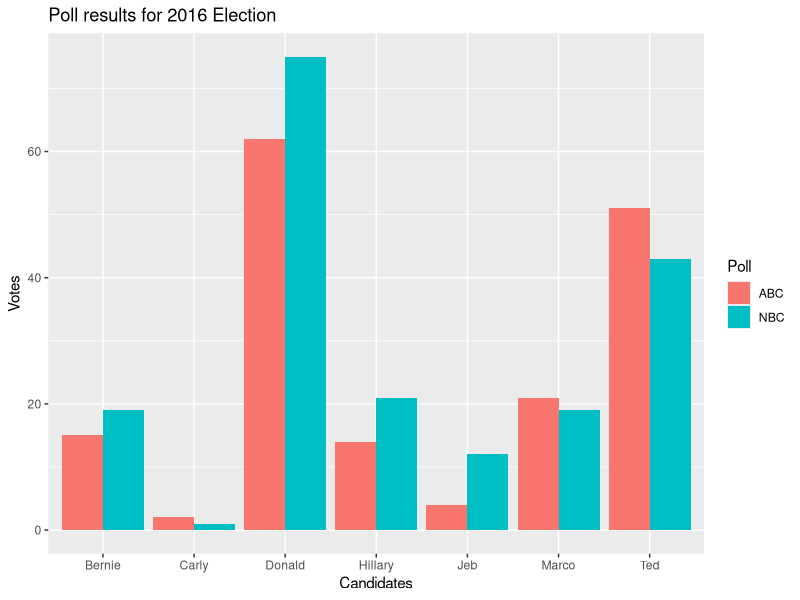

Recreate this plot in R.
#Inputting the data:
Name <- c("Jeb", "Donald", "Ted", "Marco", "Carly","Hillary", "Bernie")
ABC  <- c(4, 62, 51, 21, 2, 14, 15)
CBS <- c(12, 75, 43, 19, 1, 21, 19)

#Using the columnbind function to make a matrix
Polls <- cbind(Name, ABC, CBS)

#Creating a data frame from the data
Polls.df <- data.frame(Name, ABC, CBS)

#Finding the average results for each candidate
CandidateAvg <- cbind(Name,"results"=rowMeans(Polls.df[,2:3]))

#Finding the average votes per poll
PollAvg <- colMeans(Polls.df[,2:3])

#creating the info for a double bar graph
Names <- c(Name,Name)
bothPolls <- c(ABC,CBS)
poll2 <- data.frame("Candidates" = Names, "poll" = c(rep("ABC",7),rep("NBC",7)),"votes" = bothPolls)
library(ggplot2)
ggplot(poll2, aes(x=Names, y=bothPolls, fill=poll2[,2]))+geom_bar(position=position_dodge(), stat="identity")+ggtitle("Poll results for 2016 Election")+ylab("Votes")+xlab("Candidates")+scale_fill_discrete("Poll")
